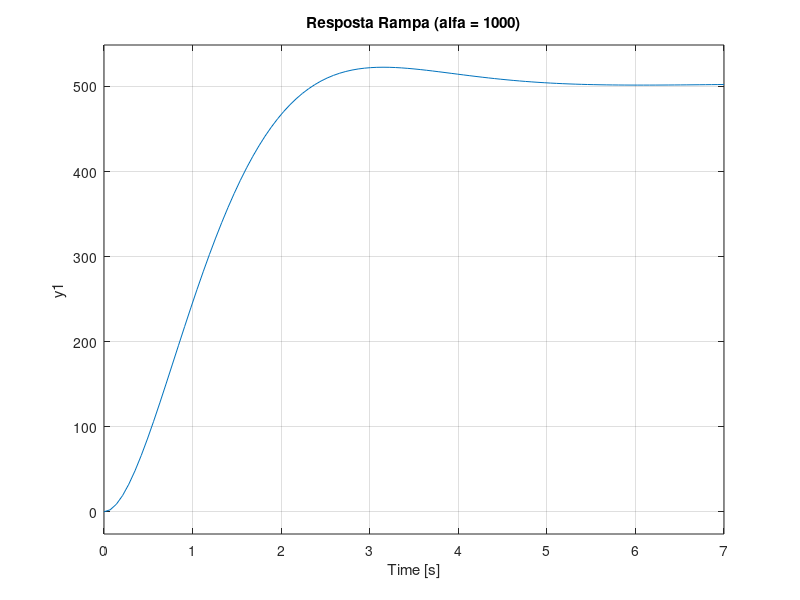
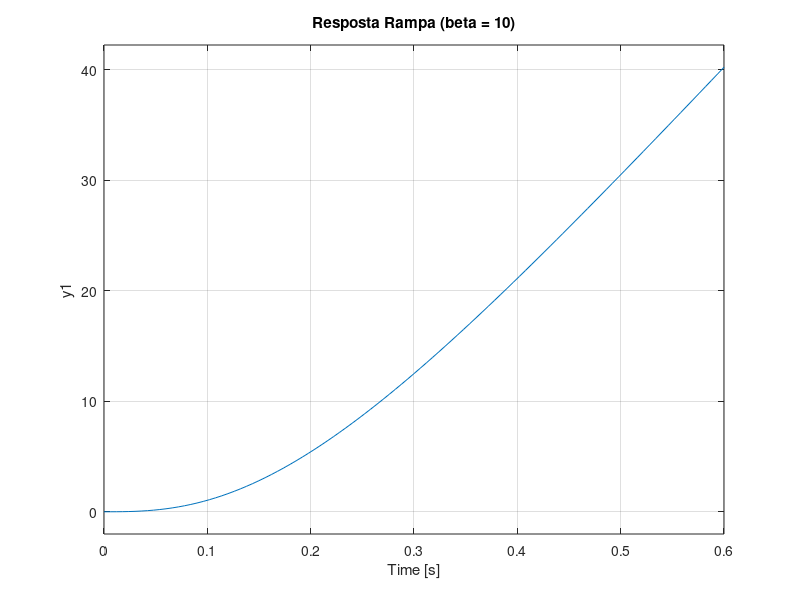

These charts were generated, in order, by the following MATLAB code:
clear all;
close all;

a = [0.001 0.01 0.1 1 10 100 1000];
b = [0.001 0.01 0.1 1 10];
s = tf('s');

figure;
for idx = 1:numel(a) 
    alpha = a(idx);
    h1 = tf([0 alpha 1], [1 2 2]);
    subplot(2,4,idx);
    step(h1/s); hold on;
    title(['Resposta Rampa (alfa = ' ,num2str(alpha), ')']);
end

figure
for idx = 1:numel(b) 
    beta = b(idx);
    h2 = tf([0 1 10000], [1 2*beta 100]);
    subplot(2,4,idx);
    step(h2/s); hold on;
    title(['Resposta Rampa (beta = ' ,num2str(beta), ')']);    
end
